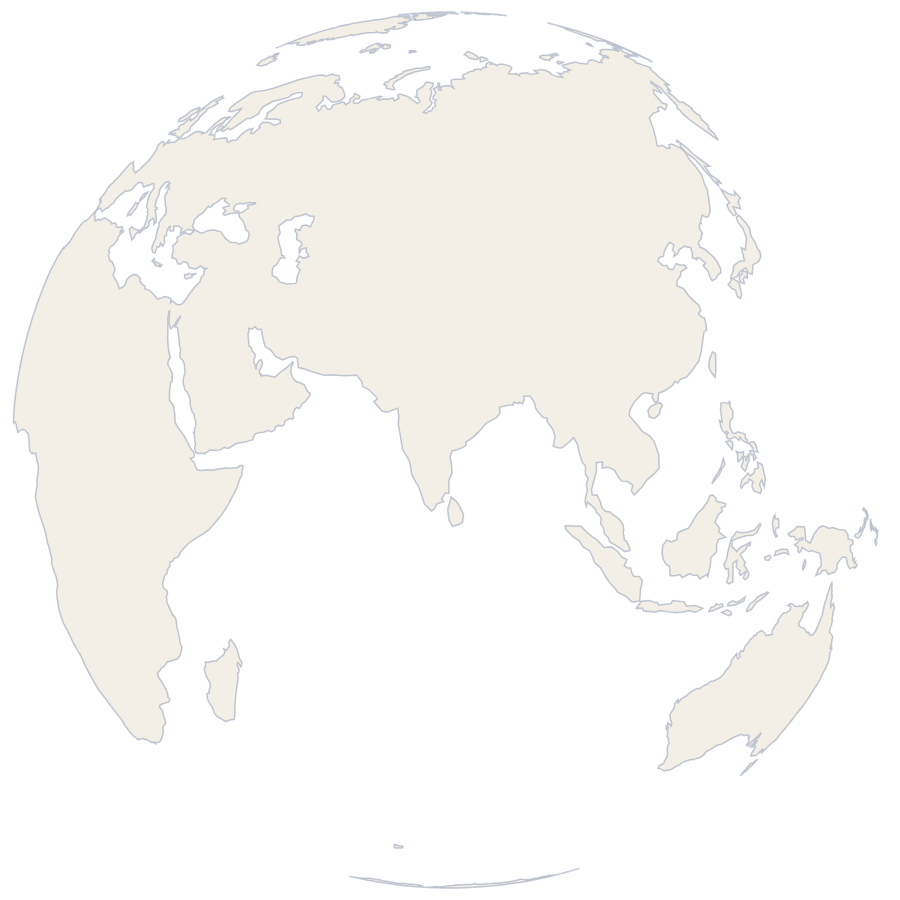
#> input picture assets/images/intro/earth-land.png, 900 x 900 px
$ python fine-earth-land.py
#> lines starting #> are read from the running program, lines starting #| are printed output that depends on the picture
"""
The intro's Earth grows about fifty times over before the map takes its place. The land picture is
720 px across, so on a phone each of its pixels became a block the size of a fingertip and the coast
turned into a staircase. This redraws the same land four times finer, with the coast as a clean
curve, for the phone apps (the web keeps the small one: a browser scales the picture it has already
drawn, so a finer file there is only a longer download).

    python3 scripts/fine-earth-land.py

Reads assets/images/intro/earth-land.png, writes earth-land-fine.png beside it.
"""
from pathlib import Path

import numpy as np
from PIL import Image
from scipy import ndimage

HERE = Path(__file__).resolve().parent.parent / "assets/images/intro"
TIMES = 4
LAND = np.array([242, 238, 229], dtype=np.float32)
COAST = np.array([154, 164, 182], dtype=np.float32)

src = np.asarray(Image.open(HERE / "earth-land.png").convert("RGBA"), dtype=np.float32) / 255
alpha = src[..., 3]
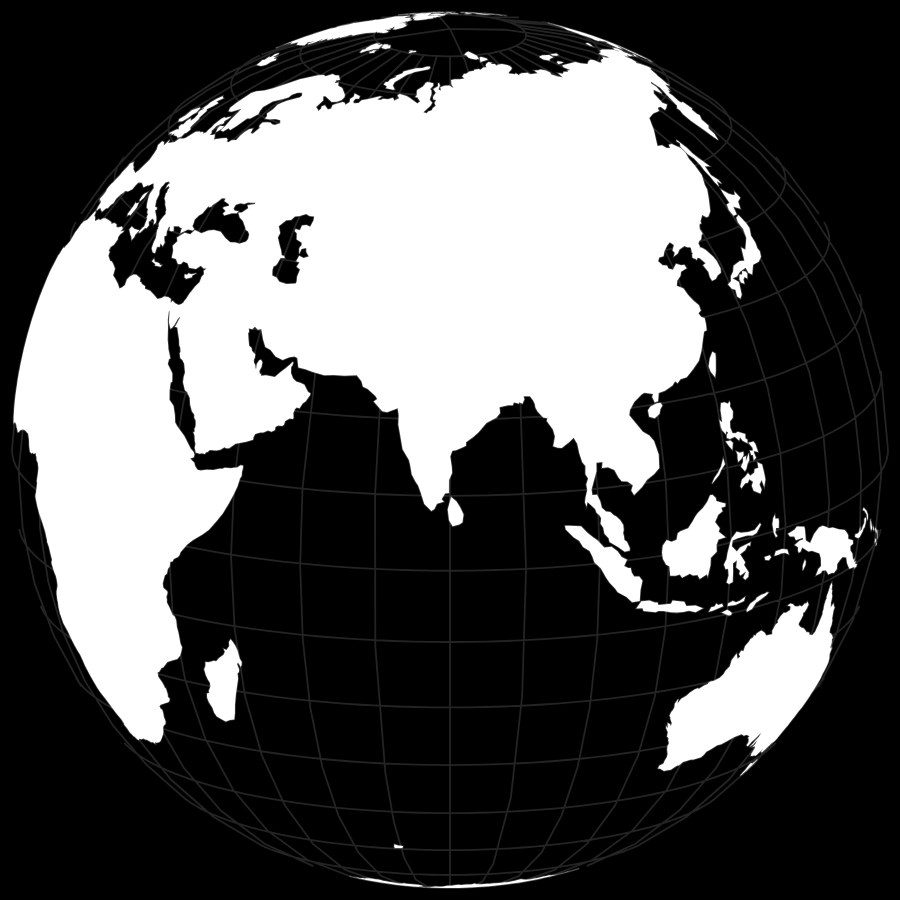
#> alpha: shape (900, 900) float32; min 0, max 1, mean 0.337
# The picture is three things: the land (and its coast line, both nearly solid), and a faint white
# grid over the sea. Told apart by how solid they are.
solid = np.clip((alpha - 0.2) / 0.6, 0, 1)
grid = np.where(alpha < 0.12, alpha, 0)
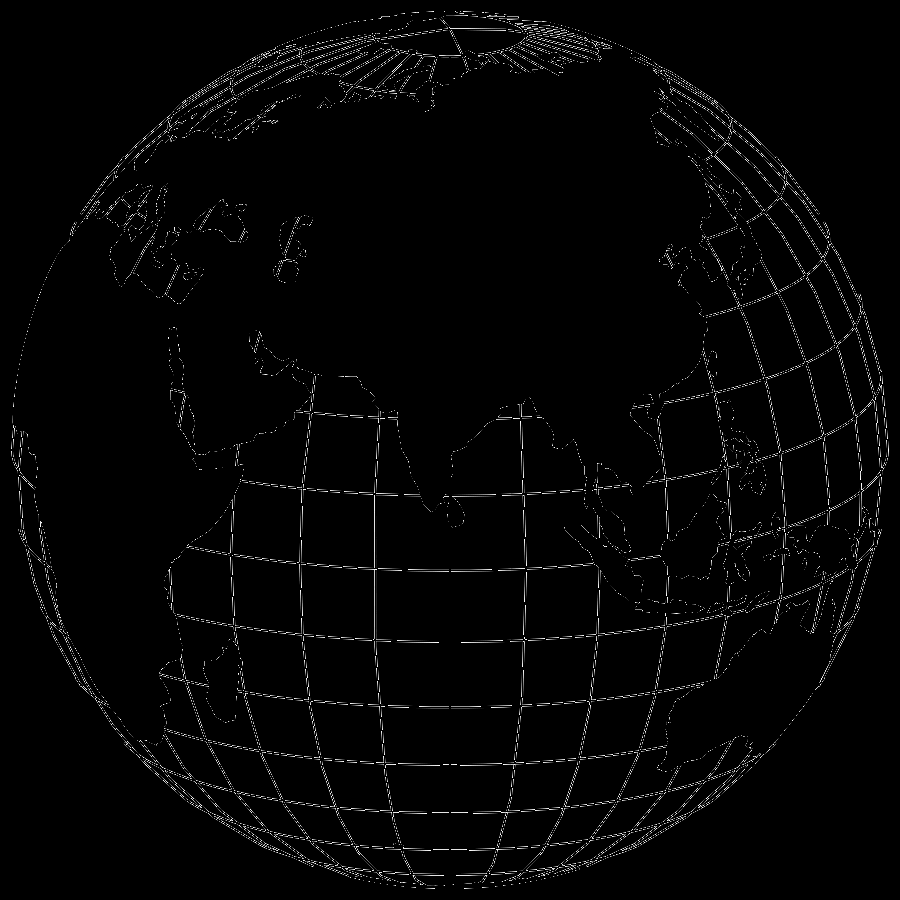
#> grid: shape (900, 900) float32; min 0, max 0.118, mean 0.00221; drawn with min black and max white

# The land's edge, enlarged smoothly and then tightened: enlarging alone leaves a wide soft band,
# and the tightening is what turns the staircase into a line.
edge = ndimage.zoom(ndimage.gaussian_filter(solid, 0.6), TIMES, order=3)
land = np.clip((edge - 0.5) * 3.0 + 0.5, 0, 1)
# The coast line: a thin band just inside the edge.
coast = np.clip(1 - np.abs(edge - 0.62) / 0.14, 0, 1) * 0.55
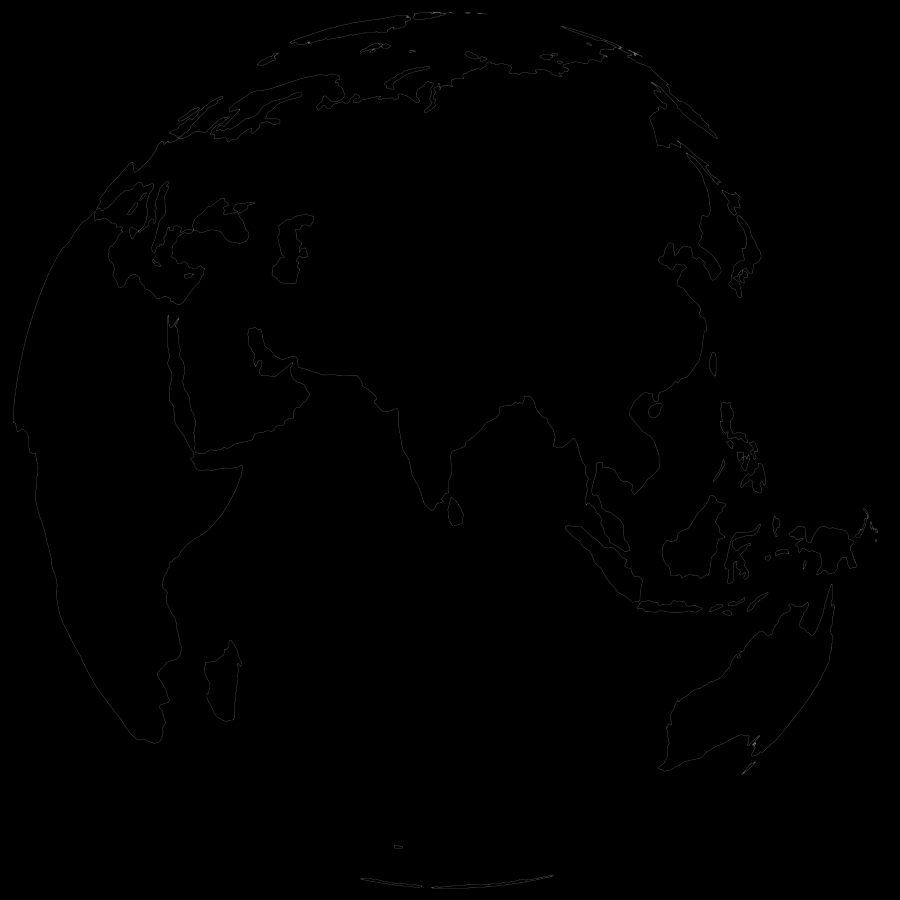
#> coast: shape (3600, 3600) float32 (shown at 1/4 size); min 0, max 0.55, mean 0.00185
grid = np.clip(ndimage.zoom(grid, TIMES, order=1), 0, 1) * (1 - land)
#> grid: shape (3600, 3600) float32

h, w = land.shape
#> h = 3600; w = 3600
out = np.zeros((h, w, 4), dtype=np.float32)
colour = LAND * (1 - coast[..., None]) + COAST * coast[..., None]
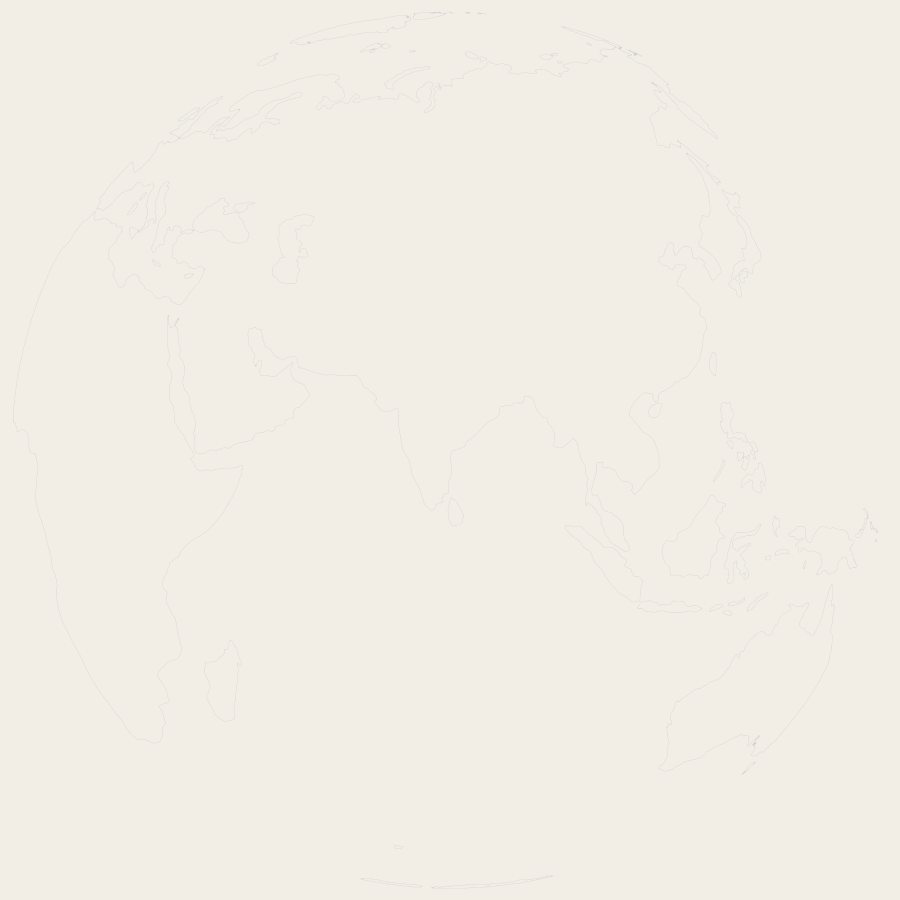
#> colour: shape (3600, 3600, 3) float32 (shown at 1/4 size); mean of channels 0, 1, 2 254.5, 251.6, 250.3; drawn as R, G, B
a = land + grid * (1 - land)
out[..., :3] = np.where(a[..., None] > 0, (colour * land[..., None] + 254 * grid[..., None]) / np.maximum(a[..., None], 1e-6), 0)
out[..., 3] = a * 255

picture = Image.fromarray(np.clip(out, 0, 255).astype(np.uint8))
# Few colours, so a palette keeps the file small.
picture = picture.quantize(colors=64, method=Image.Quantize.FASTOCTREE, dither=Image.Dither.NONE)
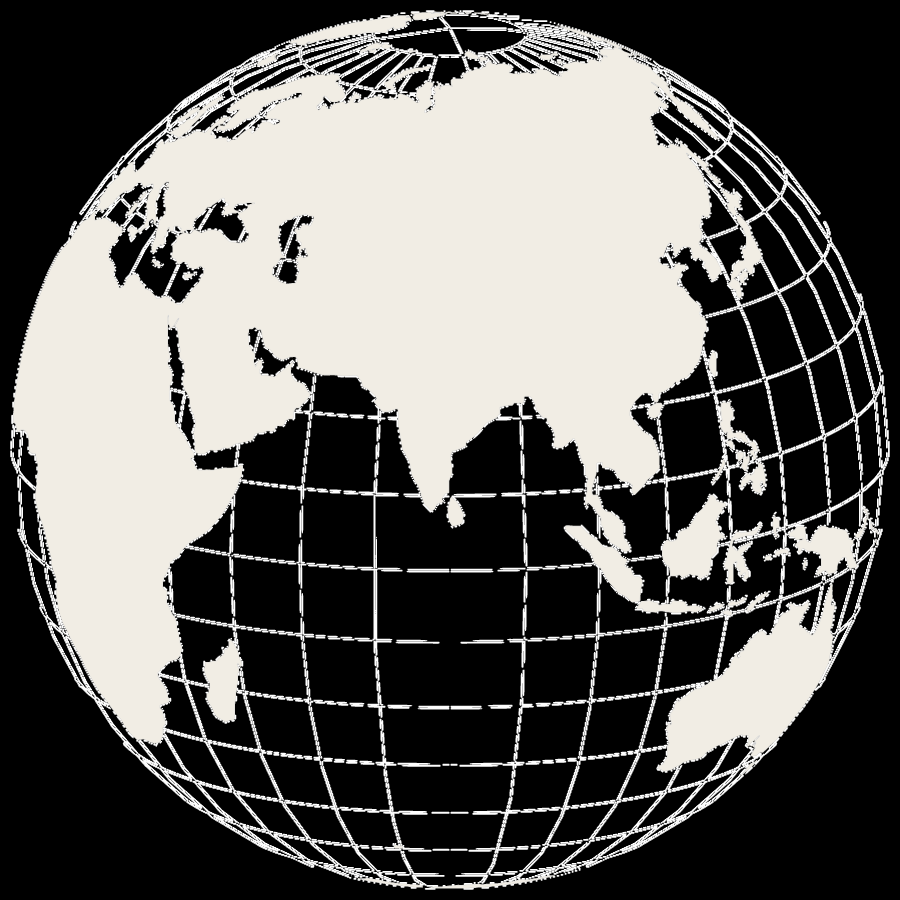
#> picture: PIL image 3600x3600 P (shown at 1/4 size); mean R, G, B 98.7, 97.4, 94.4
picture.save(HERE / "earth-land-fine.png", optimize=True)
#> (the run stopped early here; a loop or call above may not have finished)
